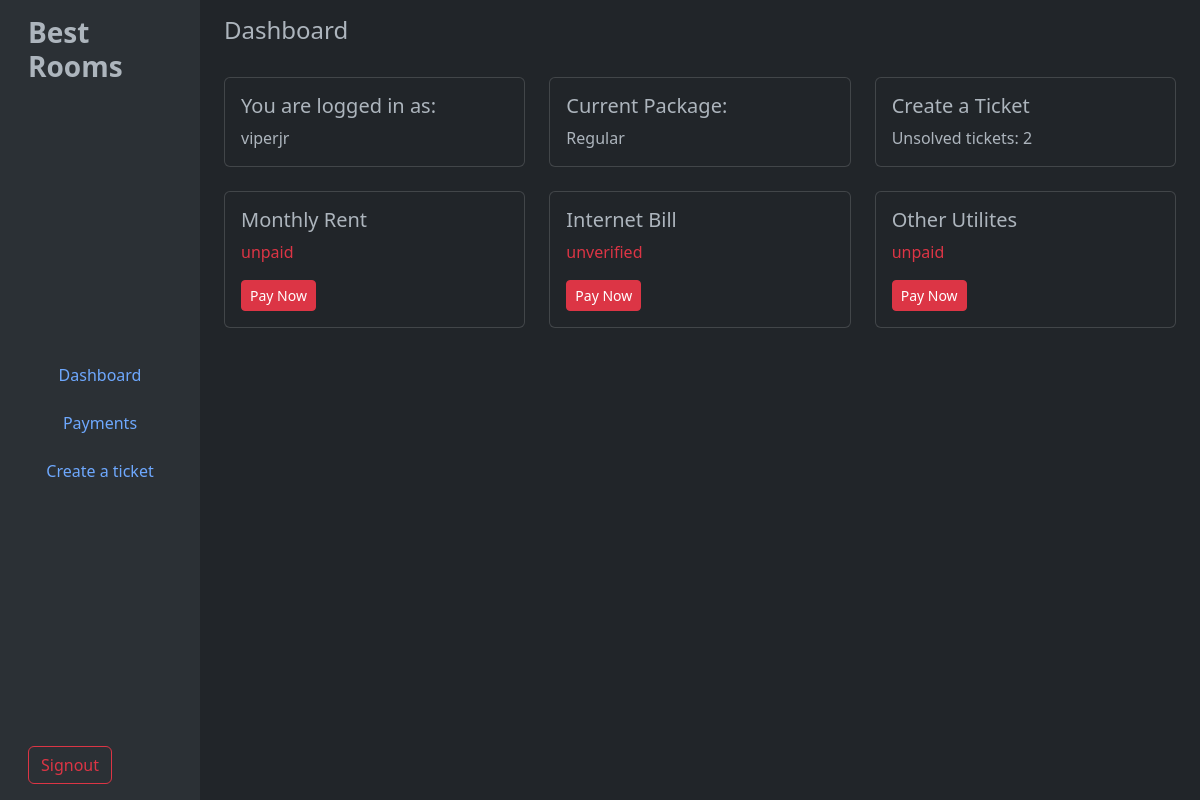
The app's page /customer (signed in), older data.
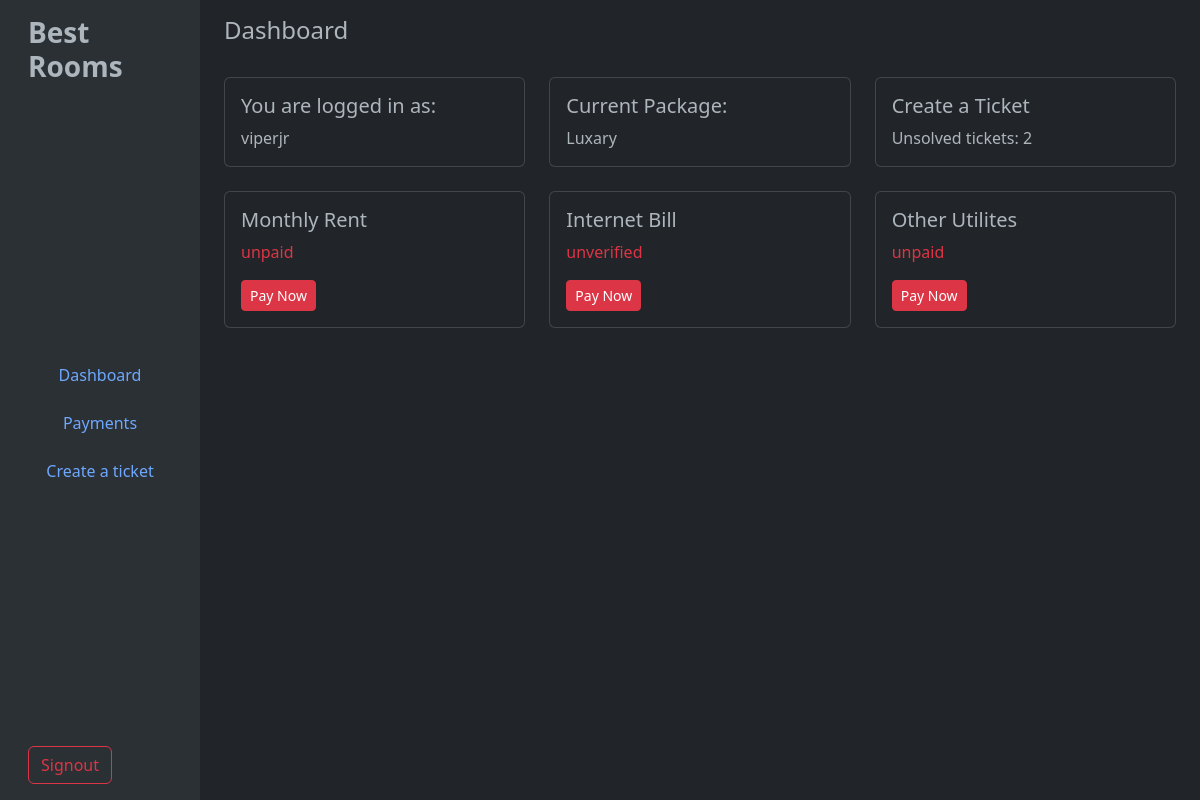
The same page, newer data.
### tables this page shows
CREATE TABLE Rooms (
    roomID INTEGER PRIMARY KEY AUTOINCREMENT,
    roomName TEXT NOT NULL,
    "type" TEXT,
    status TEXT NOT NULL);

CREATE TABLE "Payments" (
	"paymentID"	INTEGER,
	"tenantID"	INTEGER NOT NULL,
	"payment"	INT,
	"status"	TEXT NOT NULL,
	"transactionID"	TEXT NOT NULL, `month` TEXT, `amount` TEXT, `type` TEXT,
	PRIMARY KEY("paymentID" AUTOINCREMENT),
	FOREIGN KEY("payment") REFERENCES "Bills"("billID"),
	FOREIGN KEY("tenantID") REFERENCES "Tenants"("tenantID")
);

### app.py (the view)
@app.route('/customer')
def customer():
    userID = session['id']
    data = {'username': session['user'],'package':getPackage(userID),'bill': getBillStatus(userID),'internetbill':getInternetBillStatus(userID), 'utilitybill': getUtilityBillStatus(userID), 'ticketCount':getTicketCount(userID)}
    return render_template('customer.html', data=data)

### database/user.py (called while the page is built)
def dbConnect():
    return sqlite3.connect('database/main.db')

def getTicketCount(tenantID):
    connection = dbConnect()
    cursor = connection.cursor()
    cursor.execute(f"SELECT COUNT(*) FROM Tickets WHERE tenantID='{tenantID}' and status='Open'")
    result = cursor.fetchall()[0][0]
    connection.close()
    return result

def getPackage(tenantID):
    connection = dbConnect()
    cursor = connection.cursor()
    cursor.execute(f"SELECT roomID FROM Tenants WHERE userID='{tenantID}'")
    roomID = cursor.fetchall()[0][0]
    cursor.execute(f"SELECT type FROM Rooms WHERE roomID='{roomID}'")
    result = cursor.fetchall()[0][0]
    connection.close()
    return result

def getBillStatus(userID):
    connection = dbConnect()
    cursor = connection.cursor()
    cursor.execute(f"SELECT tenantID FROM Tenants WHERE userID='{userID}'")
    tenantID = cursor.fetchone()[0]
    cursor.execute(f"SELECT status FROM Payments WHERE (status='unpaid' OR status='unverified') AND month='{strftime('%Y-%m')}' AND type='rent' AND tenantID='{tenantID}'")
    result = cursor.fetchall()
    connection.close()
    if len(result)==0:
        return False
    else:
        return result[0][0]

def getInternetBillStatus(userID):
    connection = dbConnect()
    cursor = connection.cursor()
    cursor.execute(f"SELECT tenantID FROM Tenants WHERE userID='{userID}'")
    tenantID = cursor.fetchone()[0]
    cursor.execute(f"SELECT status FROM Payments WHERE (status='unpaid' OR status='unverified') AND month='{strftime('%Y-%m')}' AND type='internet' AND tenantID='{tenantID}'")
    result = cursor.fetchall()
    connection.close()
    if len(result)==0:
        return False
    else:
        return result[0][0]

def getUtilityBillStatus(userID):
    connection = dbConnect()
    cursor = connection.cursor()
    cursor.execute(f"SELECT tenantID FROM Tenants WHERE userID='{userID}'")
    tenantID = cursor.fetchone()[0]
    cursor.execute(f"SELECT status FROM Payments WHERE (status='unpaid' OR status='unverified') AND month='{strftime('%Y-%m')}' AND type='utility' AND tenantID='{tenantID}'")
    result = cursor.fetchall()
    connection.close()
    if len(result)==0:
        return False
    else:
        return result[0][0]

### templates/customer.html (shortened to what this page needs)
{% extends "cusbase.html" %}
{% block content %}
<main class="col-md-9 ms-sm-auto col-lg-10 px-md-4">
  <div class="d-flex justify-content-between flex-wrap flex-md-nowrap align-items-center pt-3 pb-2 mb-3">
    <h1 class="h4">Dashboard</h1>
  </div>
  <div class="row row-cols-1 row-cols-md-3 g-4">
    <div class="col">
      <div class="card p-3">
        <h5 class="card-title">You are logged in as:</h5>
        <p class="card-text">{{data['username']}}</p>
      </div>
    </div>
    <div class="col">
      <div class="card p-3">
        <h5 class="card-title">Current Package:</h5>
        <p class="card-text">{{data['package']}}</p>
      </div>
    </div>
    <div class="col">
      <div class="card p-3">
        <h5 class="card-title">Create a Ticket</h5>
        <p class="card-text">Unsolved tickets: {{data['ticketCount']}}</p>
      </div>
    </div>
    <div class="col">
      <div class="card p-3">
        <h5 class="card-title">Monthly Rent</h5>
        {% if data['bill'] %}
        <p class="card-text text-danger">{{data['bill']}}</p>
        <div>
          <a class="btn btn-danger btn-sm" type="button" href="/paybill" style="width: auto;">Pay Now</a>
        </div>
        {% endif %}
      </div>
    </div>
    <div class="col">
      <div class="card p-3">
        <h5 class="card-title">Internet Bill</h5>
        {% if data['internetbill'] %}
        <p class="card-text text-danger">{{data['internetbill']}}</p>
        <div>
          <a class="btn btn-danger btn-sm" type="button" href="/paybill" style="width: auto;">Pay Now</a>
        </div>
        {% endif %}
      </div>
    </div>
    <div class="col">
      <div class="card p-3">
        <h5 class="card-title">Other Utilites</h5>
        {% if data['utilitybill'] %}
        <p class="card-text text-danger">{{data['utilitybill']}}</p>
        <div>
          <a class="btn btn-danger btn-sm" type="button" href="/paybill" style="width: auto;">Pay Now</a>
        </div>
        {% endif %}
      </div>
    </div>
</main>
{% endblock %}

### templates/cusbase.html (shortened to what this page needs)
{% extends "base.html" %}
{% block nav %}
<div class="container-fluid">
    <div class="row">
        <nav class="col-md-3 col-lg-2 d-md-block bg-body-tertiary sidebar">
            <div class="d-flex flex-column flex-wrap justify-content-between vh-100 p-3">
                <div class="logo-section">
                    <h3 class="fw-bold mb-4">Best Rooms</h3>
                </div>
                <div class="link-section">
                    <ul class="nav flex-column justify-content-center">
                        <li class="nav-item mb-2">
                            <a class="nav-link btn btn-outline-secondary w-100" href="/customer">Dashboard</a>
                        </li>
                        <li class="nav-item mb-2">
                            <a class="nav-link btn btn-outline-secondary w-100" href="/paybill">Payments</a>
                        </li>
                        <li class="nav-item mb-2">
                            <a class="nav-link btn btn-outline-secondary w-100" href="/ticket">Create a ticket</a>
                        </li>
                    </ul>
                </div>
                <div class="signout">
                    <a type="button" href="/logout" class="btn btn-outline-danger">Signout</a>
                </div>
            </div>
        </nav>
        {% block content %}
        {% endblock %}
    </div>
</div>
{% endblock %}

### templates/base.html (shortened to what this page needs)
<!DOCTYPE html>
<html lang="en" data-bs-theme="dark">
<head>
    <link href="https://cdn.jsdelivr.net/npm/bootstrap@5.3.0-alpha3/dist/css/bootstrap.min.css" rel="stylesheet">
</head>
<body>
    {% block nav %}
    {% endblock %}
</body>
</html>

Row changes from the older to the newer data that the page shows:
no longer on this page (row edited): Rooms: package "Regular"
now on this page (row edited): Rooms: package "Luxary"
